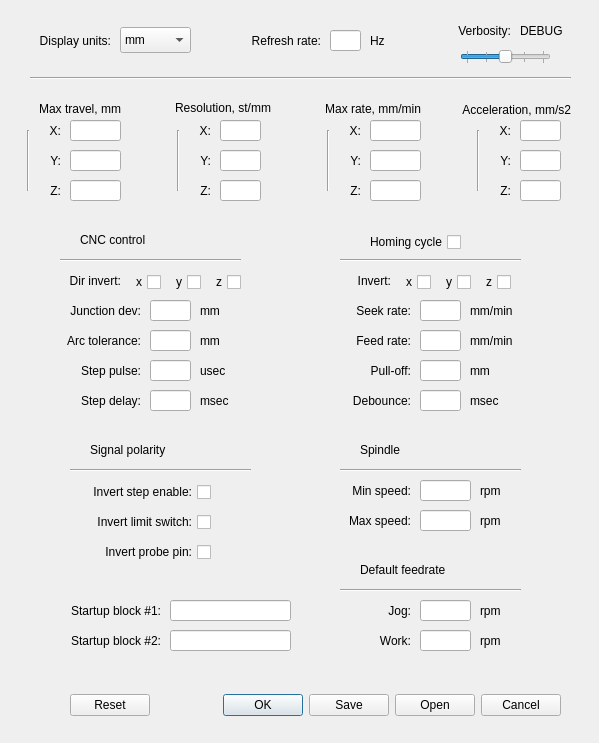
<?xml version="1.0" encoding="UTF-8"?>
<ui version="4.0">
 <class>DlgConfig</class>
 <widget class="QDialog" name="DlgConfig">
  <property name="geometry">
   <rect>
    <x>0</x>
    <y>0</y>
    <width>599</width>
    <height>743</height>
   </rect>
  </property>
  <property name="windowTitle">
   <string>CNC Configuration</string>
  </property>
  <widget class="QDialogButtonBox" name="buttonBox">
   <property name="geometry">
    <rect>
     <x>70</x>
     <y>690</y>
     <width>491</width>
     <height>31</height>
    </rect>
   </property>
   <property name="orientation">
    <enum>Qt::Horizontal</enum>
   </property>
   <property name="standardButtons">
    <set>QDialogButtonBox::Cancel|QDialogButtonBox::Ok|QDialogButtonBox::Open|QDialogButtonBox::Reset|QDialogButtonBox::Save</set>
   </property>
  </widget>
  <widget class="QLabel" name="label_20">
   <property name="geometry">
    <rect>
     <x>440</x>
     <y>100</y>
     <width>131</width>
     <height>20</height>
    </rect>
   </property>
   <property name="text">
    <string>Acceleration, mm/s2</string>
   </property>
   <property name="alignment">
    <set>Qt::AlignRight|Qt::AlignTrailing|Qt::AlignVCenter</set>
   </property>
  </widget>
  <widget class="QLineEdit" name="edit_maxTravelZ_4">
   <property name="geometry">
    <rect>
     <x>520</x>
     <y>180</y>
     <width>41</width>
     <height>21</height>
    </rect>
   </property>
   <property name="alignment">
    <set>Qt::AlignRight|Qt::AlignTrailing|Qt::AlignVCenter</set>
   </property>
  </widget>
  <widget class="QLineEdit" name="edit_maxTravelX_4">
   <property name="geometry">
    <rect>
     <x>520</x>
     <y>120</y>
     <width>41</width>
     <height>21</height>
    </rect>
   </property>
   <property name="alignment">
    <set>Qt::AlignRight|Qt::AlignTrailing|Qt::AlignVCenter</set>
   </property>
  </widget>
  <widget class="QLabel" name="label_19">
   <property name="geometry">
    <rect>
     <x>490</x>
     <y>120</y>
     <width>21</width>
     <height>21</height>
    </rect>
   </property>
   <property name="text">
    <string>X:</string>
   </property>
   <property name="alignment">
    <set>Qt::AlignRight|Qt::AlignTrailing|Qt::AlignVCenter</set>
   </property>
  </widget>
  <widget class="QLineEdit" name="edit_maxTravelY_4">
   <property name="geometry">
    <rect>
     <x>520</x>
     <y>150</y>
     <width>41</width>
     <height>21</height>
    </rect>
   </property>
   <property name="alignment">
    <set>Qt::AlignRight|Qt::AlignTrailing|Qt::AlignVCenter</set>
   </property>
  </widget>
  <widget class="QLabel" name="label_18">
   <property name="geometry">
    <rect>
     <x>490</x>
     <y>180</y>
     <width>21</width>
     <height>21</height>
    </rect>
   </property>
   <property name="text">
    <string>Z:</string>
   </property>
   <property name="alignment">
    <set>Qt::AlignRight|Qt::AlignTrailing|Qt::AlignVCenter</set>
   </property>
  </widget>
  <widget class="QLabel" name="label_17">
   <property name="geometry">
    <rect>
     <x>490</x>
     <y>150</y>
     <width>21</width>
     <height>21</height>
    </rect>
   </property>
   <property name="text">
    <string>Y:</string>
   </property>
   <property name="alignment">
    <set>Qt::AlignRight|Qt::AlignTrailing|Qt::AlignVCenter</set>
   </property>
  </widget>
  <widget class="QLabel" name="label_21">
   <property name="geometry">
    <rect>
     <x>150</x>
     <y>98</y>
     <width>121</width>
     <height>20</height>
    </rect>
   </property>
   <property name="text">
    <string>Resolution, st/mm</string>
   </property>
   <property name="alignment">
    <set>Qt::AlignRight|Qt::AlignTrailing|Qt::AlignVCenter</set>
   </property>
  </widget>
  <widget class="QLineEdit" name="edit_maxTravelX_5">
   <property name="geometry">
    <rect>
     <x>220</x>
     <y>120</y>
     <width>41</width>
     <height>21</height>
    </rect>
   </property>
   <property name="alignment">
    <set>Qt::AlignRight|Qt::AlignTrailing|Qt::AlignVCenter</set>
   </property>
  </widget>
  <widget class="QLineEdit" name="edit_maxTravelZ_5">
   <property name="geometry">
    <rect>
     <x>220</x>
     <y>180</y>
     <width>41</width>
     <height>21</height>
    </rect>
   </property>
   <property name="alignment">
    <set>Qt::AlignRight|Qt::AlignTrailing|Qt::AlignVCenter</set>
   </property>
  </widget>
  <widget class="QLabel" name="label_22">
   <property name="geometry">
    <rect>
     <x>190</x>
     <y>120</y>
     <width>21</width>
     <height>21</height>
    </rect>
   </property>
   <property name="text">
    <string>X:</string>
   </property>
   <property name="alignment">
    <set>Qt::AlignRight|Qt::AlignTrailing|Qt::AlignVCenter</set>
   </property>
  </widget>
  <widget class="QLineEdit" name="edit_maxTravelY_5">
   <property name="geometry">
    <rect>
     <x>220</x>
     <y>150</y>
     <width>41</width>
     <height>21</height>
    </rect>
   </property>
   <property name="alignment">
    <set>Qt::AlignRight|Qt::AlignTrailing|Qt::AlignVCenter</set>
   </property>
  </widget>
  <widget class="QLabel" name="label_23">
   <property name="geometry">
    <rect>
     <x>190</x>
     <y>180</y>
     <width>21</width>
     <height>21</height>
    </rect>
   </property>
   <property name="text">
    <string>Z:</string>
   </property>
   <property name="alignment">
    <set>Qt::AlignRight|Qt::AlignTrailing|Qt::AlignVCenter</set>
   </property>
  </widget>
  <widget class="QLabel" name="label_24">
   <property name="geometry">
    <rect>
     <x>190</x>
     <y>150</y>
     <width>21</width>
     <height>21</height>
    </rect>
   </property>
   <property name="text">
    <string>Y:</string>
   </property>
   <property name="alignment">
    <set>Qt::AlignRight|Qt::AlignTrailing|Qt::AlignVCenter</set>
   </property>
  </widget>
  <widget class="QLineEdit" name="edit_maxTravelY_6">
   <property name="geometry">
    <rect>
     <x>70</x>
     <y>150</y>
     <width>51</width>
     <height>21</height>
    </rect>
   </property>
   <property name="alignment">
    <set>Qt::AlignRight|Qt::AlignTrailing|Qt::AlignVCenter</set>
   </property>
  </widget>
  <widget class="QLabel" name="label_25">
   <property name="geometry">
    <rect>
     <x>40</x>
     <y>180</y>
     <width>21</width>
     <height>21</height>
    </rect>
   </property>
   <property name="text">
    <string>Z:</string>
   </property>
   <property name="alignment">
    <set>Qt::AlignRight|Qt::AlignTrailing|Qt::AlignVCenter</set>
   </property>
  </widget>
  <widget class="QLabel" name="label_26">
   <property name="geometry">
    <rect>
     <x>20</x>
     <y>100</y>
     <width>101</width>
     <height>18</height>
    </rect>
   </property>
   <property name="text">
    <string>Max travel, mm</string>
   </property>
   <property name="alignment">
    <set>Qt::AlignRight|Qt::AlignTrailing|Qt::AlignVCenter</set>
   </property>
  </widget>
  <widget class="QLabel" name="label_27">
   <property name="geometry">
    <rect>
     <x>40</x>
     <y>150</y>
     <width>21</width>
     <height>21</height>
    </rect>
   </property>
   <property name="text">
    <string>Y:</string>
   </property>
   <property name="alignment">
    <set>Qt::AlignRight|Qt::AlignTrailing|Qt::AlignVCenter</set>
   </property>
  </widget>
  <widget class="QLineEdit" name="edit_maxTravelZ_6">
   <property name="geometry">
    <rect>
     <x>70</x>
     <y>180</y>
     <width>51</width>
     <height>21</height>
    </rect>
   </property>
   <property name="alignment">
    <set>Qt::AlignRight|Qt::AlignTrailing|Qt::AlignVCenter</set>
   </property>
  </widget>
  <widget class="QLineEdit" name="edit_maxTravelX_6">
   <property name="geometry">
    <rect>
     <x>70</x>
     <y>120</y>
     <width>51</width>
     <height>21</height>
    </rect>
   </property>
   <property name="alignment">
    <set>Qt::AlignRight|Qt::AlignTrailing|Qt::AlignVCenter</set>
   </property>
  </widget>
  <widget class="QLabel" name="label_28">
   <property name="geometry">
    <rect>
     <x>40</x>
     <y>120</y>
     <width>21</width>
     <height>21</height>
    </rect>
   </property>
   <property name="text">
    <string>X:</string>
   </property>
   <property name="alignment">
    <set>Qt::AlignRight|Qt::AlignTrailing|Qt::AlignVCenter</set>
   </property>
  </widget>
  <widget class="QLabel" name="label_29">
   <property name="geometry">
    <rect>
     <x>340</x>
     <y>150</y>
     <width>21</width>
     <height>21</height>
    </rect>
   </property>
   <property name="text">
    <string>Y:</string>
   </property>
   <property name="alignment">
    <set>Qt::AlignRight|Qt::AlignTrailing|Qt::AlignVCenter</set>
   </property>
  </widget>
  <widget class="QLabel" name="label_30">
   <property name="geometry">
    <rect>
     <x>340</x>
     <y>120</y>
     <width>21</width>
     <height>21</height>
    </rect>
   </property>
   <property name="text">
    <string>X:</string>
   </property>
   <property name="alignment">
    <set>Qt::AlignRight|Qt::AlignTrailing|Qt::AlignVCenter</set>
   </property>
  </widget>
  <widget class="QLineEdit" name="edit_maxTravelZ_7">
   <property name="geometry">
    <rect>
     <x>370</x>
     <y>180</y>
     <width>51</width>
     <height>21</height>
    </rect>
   </property>
   <property name="alignment">
    <set>Qt::AlignRight|Qt::AlignTrailing|Qt::AlignVCenter</set>
   </property>
  </widget>
  <widget class="QLineEdit" name="edit_maxTravelY_7">
   <property name="geometry">
    <rect>
     <x>370</x>
     <y>150</y>
     <width>51</width>
     <height>21</height>
    </rect>
   </property>
   <property name="alignment">
    <set>Qt::AlignRight|Qt::AlignTrailing|Qt::AlignVCenter</set>
   </property>
  </widget>
  <widget class="QLabel" name="label_31">
   <property name="geometry">
    <rect>
     <x>340</x>
     <y>180</y>
     <width>21</width>
     <height>21</height>
    </rect>
   </property>
   <property name="text">
    <string>Z:</string>
   </property>
   <property name="alignment">
    <set>Qt::AlignRight|Qt::AlignTrailing|Qt::AlignVCenter</set>
   </property>
  </widget>
  <widget class="QLabel" name="label_32">
   <property name="geometry">
    <rect>
     <x>300</x>
     <y>100</y>
     <width>121</width>
     <height>18</height>
    </rect>
   </property>
   <property name="text">
    <string>Max rate, mm/min</string>
   </property>
   <property name="alignment">
    <set>Qt::AlignRight|Qt::AlignTrailing|Qt::AlignVCenter</set>
   </property>
  </widget>
  <widget class="QLineEdit" name="edit_maxTravelX_7">
   <property name="geometry">
    <rect>
     <x>370</x>
     <y>120</y>
     <width>51</width>
     <height>21</height>
    </rect>
   </property>
   <property name="alignment">
    <set>Qt::AlignRight|Qt::AlignTrailing|Qt::AlignVCenter</set>
   </property>
  </widget>
  <widget class="Line" name="line_2">
   <property name="geometry">
    <rect>
     <x>170</x>
     <y>130</y>
     <width>16</width>
     <height>61</height>
    </rect>
   </property>
   <property name="orientation">
    <enum>Qt::Vertical</enum>
   </property>
  </widget>
  <widget class="Line" name="line_3">
   <property name="geometry">
    <rect>
     <x>20</x>
     <y>130</y>
     <width>16</width>
     <height>61</height>
    </rect>
   </property>
   <property name="orientation">
    <enum>Qt::Vertical</enum>
   </property>
  </widget>
  <widget class="Line" name="line_4">
   <property name="geometry">
    <rect>
     <x>320</x>
     <y>130</y>
     <width>16</width>
     <height>61</height>
    </rect>
   </property>
   <property name="orientation">
    <enum>Qt::Vertical</enum>
   </property>
  </widget>
  <widget class="Line" name="line_5">
   <property name="geometry">
    <rect>
     <x>470</x>
     <y>130</y>
     <width>16</width>
     <height>61</height>
    </rect>
   </property>
   <property name="orientation">
    <enum>Qt::Vertical</enum>
   </property>
  </widget>
  <widget class="QLabel" name="label_2">
   <property name="geometry">
    <rect>
     <x>340</x>
     <y>300</y>
     <width>71</width>
     <height>21</height>
    </rect>
   </property>
   <property name="text">
    <string>Seek rate:</string>
   </property>
   <property name="alignment">
    <set>Qt::AlignRight|Qt::AlignTrailing|Qt::AlignVCenter</set>
   </property>
  </widget>
  <widget class="QLabel" name="label_3">
   <property name="geometry">
    <rect>
     <x>340</x>
     <y>330</y>
     <width>71</width>
     <height>21</height>
    </rect>
   </property>
   <property name="text">
    <string>Feed rate:</string>
   </property>
   <property name="alignment">
    <set>Qt::AlignRight|Qt::AlignTrailing|Qt::AlignVCenter</set>
   </property>
  </widget>
  <widget class="QLineEdit" name="edit_maxTravelY_8">
   <property name="geometry">
    <rect>
     <x>420</x>
     <y>330</y>
     <width>41</width>
     <height>21</height>
    </rect>
   </property>
   <property name="alignment">
    <set>Qt::AlignRight|Qt::AlignTrailing|Qt::AlignVCenter</set>
   </property>
  </widget>
  <widget class="QLineEdit" name="edit_maxTravelX_8">
   <property name="geometry">
    <rect>
     <x>420</x>
     <y>300</y>
     <width>41</width>
     <height>21</height>
    </rect>
   </property>
   <property name="alignment">
    <set>Qt::AlignRight|Qt::AlignTrailing|Qt::AlignVCenter</set>
   </property>
  </widget>
  <widget class="QLabel" name="label_4">
   <property name="geometry">
    <rect>
     <x>340</x>
     <y>390</y>
     <width>71</width>
     <height>21</height>
    </rect>
   </property>
   <property name="text">
    <string>Debounce:</string>
   </property>
   <property name="alignment">
    <set>Qt::AlignRight|Qt::AlignTrailing|Qt::AlignVCenter</set>
   </property>
  </widget>
  <widget class="QLabel" name="label_5">
   <property name="geometry">
    <rect>
     <x>340</x>
     <y>360</y>
     <width>71</width>
     <height>21</height>
    </rect>
   </property>
   <property name="text">
    <string>Pull-off:</string>
   </property>
   <property name="alignment">
    <set>Qt::AlignRight|Qt::AlignTrailing|Qt::AlignVCenter</set>
   </property>
  </widget>
  <widget class="QLineEdit" name="edit_maxTravelY_9">
   <property name="geometry">
    <rect>
     <x>420</x>
     <y>360</y>
     <width>41</width>
     <height>21</height>
    </rect>
   </property>
   <property name="alignment">
    <set>Qt::AlignRight|Qt::AlignTrailing|Qt::AlignVCenter</set>
   </property>
  </widget>
  <widget class="QLineEdit" name="edit_maxTravelX_9">
   <property name="geometry">
    <rect>
     <x>420</x>
     <y>390</y>
     <width>41</width>
     <height>21</height>
    </rect>
   </property>
   <property name="alignment">
    <set>Qt::AlignRight|Qt::AlignTrailing|Qt::AlignVCenter</set>
   </property>
  </widget>
  <widget class="Line" name="line">
   <property name="geometry">
    <rect>
     <x>340</x>
     <y>250</y>
     <width>181</width>
     <height>20</height>
    </rect>
   </property>
   <property name="orientation">
    <enum>Qt::Horizontal</enum>
   </property>
  </widget>
  <widget class="QLabel" name="label_33">
   <property name="geometry">
    <rect>
     <x>470</x>
     <y>300</y>
     <width>61</width>
     <height>21</height>
    </rect>
   </property>
   <property name="text">
    <string>mm/min</string>
   </property>
   <property name="alignment">
    <set>Qt::AlignLeading|Qt::AlignLeft|Qt::AlignVCenter</set>
   </property>
  </widget>
  <widget class="QLabel" name="label_34">
   <property name="geometry">
    <rect>
     <x>470</x>
     <y>330</y>
     <width>61</width>
     <height>21</height>
    </rect>
   </property>
   <property name="text">
    <string>mm/min</string>
   </property>
   <property name="alignment">
    <set>Qt::AlignLeading|Qt::AlignLeft|Qt::AlignVCenter</set>
   </property>
  </widget>
  <widget class="QLabel" name="label_35">
   <property name="geometry">
    <rect>
     <x>470</x>
     <y>360</y>
     <width>41</width>
     <height>21</height>
    </rect>
   </property>
   <property name="text">
    <string>mm</string>
   </property>
   <property name="alignment">
    <set>Qt::AlignLeading|Qt::AlignLeft|Qt::AlignVCenter</set>
   </property>
  </widget>
  <widget class="QLabel" name="label_36">
   <property name="geometry">
    <rect>
     <x>470</x>
     <y>390</y>
     <width>41</width>
     <height>21</height>
    </rect>
   </property>
   <property name="text">
    <string>msec</string>
   </property>
   <property name="alignment">
    <set>Qt::AlignLeading|Qt::AlignLeft|Qt::AlignVCenter</set>
   </property>
  </widget>
  <widget class="QLabel" name="label_6">
   <property name="geometry">
    <rect>
     <x>340</x>
     <y>270</y>
     <width>51</width>
     <height>21</height>
    </rect>
   </property>
   <property name="text">
    <string>Invert:</string>
   </property>
   <property name="alignment">
    <set>Qt::AlignRight|Qt::AlignTrailing|Qt::AlignVCenter</set>
   </property>
  </widget>
  <widget class="QCheckBox" name="checkBox">
   <property name="geometry">
    <rect>
     <x>400</x>
     <y>270</y>
     <width>31</width>
     <height>24</height>
    </rect>
   </property>
   <property name="layoutDirection">
    <enum>Qt::RightToLeft</enum>
   </property>
   <property name="text">
    <string>x</string>
   </property>
  </widget>
  <widget class="QCheckBox" name="checkBox_2">
   <property name="geometry">
    <rect>
     <x>440</x>
     <y>270</y>
     <width>31</width>
     <height>24</height>
    </rect>
   </property>
   <property name="layoutDirection">
    <enum>Qt::RightToLeft</enum>
   </property>
   <property name="text">
    <string>y</string>
   </property>
  </widget>
  <widget class="QCheckBox" name="checkBox_3">
   <property name="geometry">
    <rect>
     <x>480</x>
     <y>270</y>
     <width>31</width>
     <height>24</height>
    </rect>
   </property>
   <property name="layoutDirection">
    <enum>Qt::RightToLeft</enum>
   </property>
   <property name="text">
    <string>z</string>
   </property>
  </widget>
  <widget class="QCheckBox" name="checkBox_4">
   <property name="geometry">
    <rect>
     <x>340</x>
     <y>230</y>
     <width>121</width>
     <height>24</height>
    </rect>
   </property>
   <property name="layoutDirection">
    <enum>Qt::RightToLeft</enum>
   </property>
   <property name="text">
    <string>Homing cycle</string>
   </property>
  </widget>
  <widget class="QLabel" name="label_37">
   <property name="geometry">
    <rect>
     <x>200</x>
     <y>360</y>
     <width>41</width>
     <height>21</height>
    </rect>
   </property>
   <property name="text">
    <string>usec</string>
   </property>
   <property name="alignment">
    <set>Qt::AlignLeading|Qt::AlignLeft|Qt::AlignVCenter</set>
   </property>
  </widget>
  <widget class="QLabel" name="label_7">
   <property name="geometry">
    <rect>
     <x>50</x>
     <y>330</y>
     <width>91</width>
     <height>21</height>
    </rect>
   </property>
   <property name="text">
    <string>Arc tolerance:</string>
   </property>
   <property name="alignment">
    <set>Qt::AlignRight|Qt::AlignTrailing|Qt::AlignVCenter</set>
   </property>
  </widget>
  <widget class="QLineEdit" name="edit_maxTravelX_10">
   <property name="geometry">
    <rect>
     <x>150</x>
     <y>300</y>
     <width>41</width>
     <height>21</height>
    </rect>
   </property>
   <property name="alignment">
    <set>Qt::AlignRight|Qt::AlignTrailing|Qt::AlignVCenter</set>
   </property>
  </widget>
  <widget class="QLabel" name="label_8">
   <property name="geometry">
    <rect>
     <x>60</x>
     <y>390</y>
     <width>81</width>
     <height>21</height>
    </rect>
   </property>
   <property name="text">
    <string>Step delay:</string>
   </property>
   <property name="alignment">
    <set>Qt::AlignRight|Qt::AlignTrailing|Qt::AlignVCenter</set>
   </property>
  </widget>
  <widget class="QLabel" name="label_38">
   <property name="geometry">
    <rect>
     <x>200</x>
     <y>330</y>
     <width>31</width>
     <height>21</height>
    </rect>
   </property>
   <property name="text">
    <string>mm</string>
   </property>
   <property name="alignment">
    <set>Qt::AlignLeading|Qt::AlignLeft|Qt::AlignVCenter</set>
   </property>
  </widget>
  <widget class="QCheckBox" name="checkBox_5">
   <property name="geometry">
    <rect>
     <x>170</x>
     <y>270</y>
     <width>31</width>
     <height>24</height>
    </rect>
   </property>
   <property name="layoutDirection">
    <enum>Qt::RightToLeft</enum>
   </property>
   <property name="text">
    <string>y</string>
   </property>
  </widget>
  <widget class="QLabel" name="label_39">
   <property name="geometry">
    <rect>
     <x>200</x>
     <y>390</y>
     <width>41</width>
     <height>21</height>
    </rect>
   </property>
   <property name="text">
    <string>msec</string>
   </property>
   <property name="alignment">
    <set>Qt::AlignLeading|Qt::AlignLeft|Qt::AlignVCenter</set>
   </property>
  </widget>
  <widget class="QLabel" name="label_40">
   <property name="geometry">
    <rect>
     <x>200</x>
     <y>300</y>
     <width>31</width>
     <height>21</height>
    </rect>
   </property>
   <property name="text">
    <string>mm</string>
   </property>
   <property name="alignment">
    <set>Qt::AlignLeading|Qt::AlignLeft|Qt::AlignVCenter</set>
   </property>
  </widget>
  <widget class="QLineEdit" name="edit_maxTravelX_11">
   <property name="geometry">
    <rect>
     <x>150</x>
     <y>360</y>
     <width>41</width>
     <height>21</height>
    </rect>
   </property>
   <property name="alignment">
    <set>Qt::AlignRight|Qt::AlignTrailing|Qt::AlignVCenter</set>
   </property>
  </widget>
  <widget class="QCheckBox" name="checkBox_6">
   <property name="geometry">
    <rect>
     <x>210</x>
     <y>270</y>
     <width>31</width>
     <height>24</height>
    </rect>
   </property>
   <property name="layoutDirection">
    <enum>Qt::RightToLeft</enum>
   </property>
   <property name="text">
    <string>z</string>
   </property>
  </widget>
  <widget class="QLineEdit" name="edit_maxTravelY_10">
   <property name="geometry">
    <rect>
     <x>150</x>
     <y>390</y>
     <width>41</width>
     <height>21</height>
    </rect>
   </property>
   <property name="alignment">
    <set>Qt::AlignRight|Qt::AlignTrailing|Qt::AlignVCenter</set>
   </property>
  </widget>
  <widget class="QLabel" name="label_9">
   <property name="geometry">
    <rect>
     <x>60</x>
     <y>360</y>
     <width>81</width>
     <height>21</height>
    </rect>
   </property>
   <property name="text">
    <string>Step pulse:</string>
   </property>
   <property name="alignment">
    <set>Qt::AlignRight|Qt::AlignTrailing|Qt::AlignVCenter</set>
   </property>
  </widget>
  <widget class="QLabel" name="label_10">
   <property name="geometry">
    <rect>
     <x>50</x>
     <y>270</y>
     <width>71</width>
     <height>21</height>
    </rect>
   </property>
   <property name="text">
    <string>Dir invert:</string>
   </property>
   <property name="alignment">
    <set>Qt::AlignRight|Qt::AlignTrailing|Qt::AlignVCenter</set>
   </property>
  </widget>
  <widget class="Line" name="line_6">
   <property name="geometry">
    <rect>
     <x>60</x>
     <y>250</y>
     <width>181</width>
     <height>20</height>
    </rect>
   </property>
   <property name="orientation">
    <enum>Qt::Horizontal</enum>
   </property>
  </widget>
  <widget class="QLabel" name="label_11">
   <property name="geometry">
    <rect>
     <x>50</x>
     <y>300</y>
     <width>91</width>
     <height>21</height>
    </rect>
   </property>
   <property name="text">
    <string>Junction dev:</string>
   </property>
   <property name="alignment">
    <set>Qt::AlignRight|Qt::AlignTrailing|Qt::AlignVCenter</set>
   </property>
  </widget>
  <widget class="QLineEdit" name="edit_maxTravelY_11">
   <property name="geometry">
    <rect>
     <x>150</x>
     <y>330</y>
     <width>41</width>
     <height>21</height>
    </rect>
   </property>
   <property name="alignment">
    <set>Qt::AlignRight|Qt::AlignTrailing|Qt::AlignVCenter</set>
   </property>
  </widget>
  <widget class="QCheckBox" name="checkBox_8">
   <property name="geometry">
    <rect>
     <x>130</x>
     <y>270</y>
     <width>31</width>
     <height>24</height>
    </rect>
   </property>
   <property name="layoutDirection">
    <enum>Qt::RightToLeft</enum>
   </property>
   <property name="text">
    <string>x</string>
   </property>
  </widget>
  <widget class="QLabel" name="label">
   <property name="geometry">
    <rect>
     <x>80</x>
     <y>230</y>
     <width>101</width>
     <height>20</height>
    </rect>
   </property>
   <property name="text">
    <string>CNC control</string>
   </property>
   <property name="alignment">
    <set>Qt::AlignLeading|Qt::AlignLeft|Qt::AlignVCenter</set>
   </property>
  </widget>
  <widget class="Line" name="line_7">
   <property name="geometry">
    <rect>
     <x>340</x>
     <y>460</y>
     <width>181</width>
     <height>20</height>
    </rect>
   </property>
   <property name="orientation">
    <enum>Qt::Horizontal</enum>
   </property>
  </widget>
  <widget class="QCheckBox" name="checkBox_7">
   <property name="geometry">
    <rect>
     <x>70</x>
     <y>510</y>
     <width>141</width>
     <height>24</height>
    </rect>
   </property>
   <property name="layoutDirection">
    <enum>Qt::RightToLeft</enum>
   </property>
   <property name="text">
    <string>Invert limit switch:</string>
   </property>
  </widget>
  <widget class="QLabel" name="label_41">
   <property name="geometry">
    <rect>
     <x>480</x>
     <y>480</y>
     <width>31</width>
     <height>21</height>
    </rect>
   </property>
   <property name="text">
    <string>rpm</string>
   </property>
   <property name="alignment">
    <set>Qt::AlignLeading|Qt::AlignLeft|Qt::AlignVCenter</set>
   </property>
  </widget>
  <widget class="QLabel" name="label_12">
   <property name="geometry">
    <rect>
     <x>330</x>
     <y>480</y>
     <width>81</width>
     <height>21</height>
    </rect>
   </property>
   <property name="text">
    <string>Min speed:</string>
   </property>
   <property name="alignment">
    <set>Qt::AlignRight|Qt::AlignTrailing|Qt::AlignVCenter</set>
   </property>
  </widget>
  <widget class="QLabel" name="label_42">
   <property name="geometry">
    <rect>
     <x>480</x>
     <y>510</y>
     <width>31</width>
     <height>21</height>
    </rect>
   </property>
   <property name="text">
    <string>rpm</string>
   </property>
   <property name="alignment">
    <set>Qt::AlignLeading|Qt::AlignLeft|Qt::AlignVCenter</set>
   </property>
  </widget>
  <widget class="QLineEdit" name="edit_maxTravelX_12">
   <property name="geometry">
    <rect>
     <x>420</x>
     <y>480</y>
     <width>51</width>
     <height>21</height>
    </rect>
   </property>
   <property name="alignment">
    <set>Qt::AlignRight|Qt::AlignTrailing|Qt::AlignVCenter</set>
   </property>
  </widget>
  <widget class="QLabel" name="label_13">
   <property name="geometry">
    <rect>
     <x>330</x>
     <y>510</y>
     <width>81</width>
     <height>21</height>
    </rect>
   </property>
   <property name="text">
    <string>Max speed:</string>
   </property>
   <property name="alignment">
    <set>Qt::AlignRight|Qt::AlignTrailing|Qt::AlignVCenter</set>
   </property>
  </widget>
  <widget class="QLineEdit" name="edit_maxTravelY_12">
   <property name="geometry">
    <rect>
     <x>420</x>
     <y>510</y>
     <width>51</width>
     <height>21</height>
    </rect>
   </property>
   <property name="alignment">
    <set>Qt::AlignRight|Qt::AlignTrailing|Qt::AlignVCenter</set>
   </property>
  </widget>
  <widget class="QCheckBox" name="checkBox_9">
   <property name="geometry">
    <rect>
     <x>70</x>
     <y>480</y>
     <width>141</width>
     <height>24</height>
    </rect>
   </property>
   <property name="layoutDirection">
    <enum>Qt::RightToLeft</enum>
   </property>
   <property name="text">
    <string>Invert step enable:</string>
   </property>
  </widget>
  <widget class="QCheckBox" name="checkBox_10">
   <property name="geometry">
    <rect>
     <x>70</x>
     <y>540</y>
     <width>141</width>
     <height>24</height>
    </rect>
   </property>
   <property name="layoutDirection">
    <enum>Qt::RightToLeft</enum>
   </property>
   <property name="text">
    <string>Invert probe pin:</string>
   </property>
  </widget>
  <widget class="QLabel" name="label_14">
   <property name="geometry">
    <rect>
     <x>360</x>
     <y>440</y>
     <width>71</width>
     <height>20</height>
    </rect>
   </property>
   <property name="text">
    <string>Spindle</string>
   </property>
   <property name="alignment">
    <set>Qt::AlignLeading|Qt::AlignLeft|Qt::AlignVCenter</set>
   </property>
  </widget>
  <widget class="Line" name="line_8">
   <property name="geometry">
    <rect>
     <x>70</x>
     <y>460</y>
     <width>181</width>
     <height>20</height>
    </rect>
   </property>
   <property name="orientation">
    <enum>Qt::Horizontal</enum>
   </property>
  </widget>
  <widget class="QLabel" name="label_15">
   <property name="geometry">
    <rect>
     <x>90</x>
     <y>440</y>
     <width>101</width>
     <height>20</height>
    </rect>
   </property>
   <property name="text">
    <string>Signal polarity</string>
   </property>
   <property name="alignment">
    <set>Qt::AlignLeading|Qt::AlignLeft|Qt::AlignVCenter</set>
   </property>
  </widget>
  <widget class="QComboBox" name="comboBox">
   <property name="geometry">
    <rect>
     <x>120</x>
     <y>27</y>
     <width>71</width>
     <height>26</height>
    </rect>
   </property>
   <item>
    <property name="text">
     <string>mm</string>
    </property>
   </item>
   <item>
    <property name="text">
     <string>inches</string>
    </property>
   </item>
  </widget>
  <widget class="QLabel" name="label_16">
   <property name="geometry">
    <rect>
     <x>20</x>
     <y>30</y>
     <width>91</width>
     <height>21</height>
    </rect>
   </property>
   <property name="text">
    <string>Display units:</string>
   </property>
   <property name="alignment">
    <set>Qt::AlignRight|Qt::AlignTrailing|Qt::AlignVCenter</set>
   </property>
  </widget>
  <widget class="QLabel" name="label_43">
   <property name="geometry">
    <rect>
     <x>370</x>
     <y>600</y>
     <width>41</width>
     <height>21</height>
    </rect>
   </property>
   <property name="text">
    <string>Jog:</string>
   </property>
   <property name="alignment">
    <set>Qt::AlignRight|Qt::AlignTrailing|Qt::AlignVCenter</set>
   </property>
  </widget>
  <widget class="QLineEdit" name="lineEdit">
   <property name="geometry">
    <rect>
     <x>420</x>
     <y>600</y>
     <width>51</width>
     <height>21</height>
    </rect>
   </property>
  </widget>
  <widget class="QLabel" name="label_44">
   <property name="geometry">
    <rect>
     <x>440</x>
     <y>20</y>
     <width>71</width>
     <height>21</height>
    </rect>
   </property>
   <property name="text">
    <string>Verbosity:</string>
   </property>
   <property name="alignment">
    <set>Qt::AlignRight|Qt::AlignTrailing|Qt::AlignVCenter</set>
   </property>
  </widget>
  <widget class="QLabel" name="label_45">
   <property name="geometry">
    <rect>
     <x>520</x>
     <y>20</y>
     <width>61</width>
     <height>21</height>
    </rect>
   </property>
   <property name="text">
    <string>DEBUG</string>
   </property>
  </widget>
  <widget class="QSlider" name="horizontalSlider">
   <property name="geometry">
    <rect>
     <x>460</x>
     <y>50</y>
     <width>91</width>
     <height>14</height>
    </rect>
   </property>
   <property name="minimum">
    <number>-2</number>
   </property>
   <property name="maximum">
    <number>2</number>
   </property>
   <property name="singleStep">
    <number>1</number>
   </property>
   <property name="pageStep">
    <number>2</number>
   </property>
   <property name="sliderPosition">
    <number>0</number>
   </property>
   <property name="orientation">
    <enum>Qt::Horizontal</enum>
   </property>
   <property name="tickPosition">
    <enum>QSlider::TicksBothSides</enum>
   </property>
  </widget>
  <widget class="QLineEdit" name="lineEdit_2">
   <property name="geometry">
    <rect>
     <x>420</x>
     <y>630</y>
     <width>51</width>
     <height>21</height>
    </rect>
   </property>
  </widget>
  <widget class="QLabel" name="label_46">
   <property name="geometry">
    <rect>
     <x>360</x>
     <y>630</y>
     <width>51</width>
     <height>21</height>
    </rect>
   </property>
   <property name="text">
    <string>Work:</string>
   </property>
   <property name="alignment">
    <set>Qt::AlignRight|Qt::AlignTrailing|Qt::AlignVCenter</set>
   </property>
  </widget>
  <widget class="QLineEdit" name="edit_maxTravelX_13">
   <property name="geometry">
    <rect>
     <x>330</x>
     <y>30</y>
     <width>31</width>
     <height>21</height>
    </rect>
   </property>
   <property name="alignment">
    <set>Qt::AlignRight|Qt::AlignTrailing|Qt::AlignVCenter</set>
   </property>
  </widget>
  <widget class="QLabel" name="label_47">
   <property name="geometry">
    <rect>
     <x>370</x>
     <y>30</y>
     <width>31</width>
     <height>21</height>
    </rect>
   </property>
   <property name="text">
    <string>Hz</string>
   </property>
   <property name="alignment">
    <set>Qt::AlignLeading|Qt::AlignLeft|Qt::AlignVCenter</set>
   </property>
  </widget>
  <widget class="QLabel" name="label_48">
   <property name="geometry">
    <rect>
     <x>230</x>
     <y>30</y>
     <width>91</width>
     <height>21</height>
    </rect>
   </property>
   <property name="text">
    <string>Refresh rate:</string>
   </property>
   <property name="alignment">
    <set>Qt::AlignRight|Qt::AlignTrailing|Qt::AlignVCenter</set>
   </property>
  </widget>
  <widget class="QLabel" name="label_49">
   <property name="geometry">
    <rect>
     <x>40</x>
     <y>600</y>
     <width>121</width>
     <height>21</height>
    </rect>
   </property>
   <property name="text">
    <string>Startup block #1:</string>
   </property>
   <property name="alignment">
    <set>Qt::AlignRight|Qt::AlignTrailing|Qt::AlignVCenter</set>
   </property>
  </widget>
  <widget class="QLineEdit" name="lineEdit_3">
   <property name="geometry">
    <rect>
     <x>170</x>
     <y>600</y>
     <width>121</width>
     <height>21</height>
    </rect>
   </property>
  </widget>
  <widget class="QLineEdit" name="lineEdit_4">
   <property name="geometry">
    <rect>
     <x>170</x>
     <y>630</y>
     <width>121</width>
     <height>21</height>
    </rect>
   </property>
  </widget>
  <widget class="QLabel" name="label_50">
   <property name="geometry">
    <rect>
     <x>40</x>
     <y>630</y>
     <width>121</width>
     <height>21</height>
    </rect>
   </property>
   <property name="text">
    <string>Startup block #2:</string>
   </property>
   <property name="alignment">
    <set>Qt::AlignRight|Qt::AlignTrailing|Qt::AlignVCenter</set>
   </property>
  </widget>
  <widget class="Line" name="line_9">
   <property name="geometry">
    <rect>
     <x>340</x>
     <y>580</y>
     <width>181</width>
     <height>20</height>
    </rect>
   </property>
   <property name="orientation">
    <enum>Qt::Horizontal</enum>
   </property>
  </widget>
  <widget class="QLabel" name="label_51">
   <property name="geometry">
    <rect>
     <x>360</x>
     <y>560</y>
     <width>111</width>
     <height>20</height>
    </rect>
   </property>
   <property name="text">
    <string>Default feedrate</string>
   </property>
   <property name="alignment">
    <set>Qt::AlignLeading|Qt::AlignLeft|Qt::AlignVCenter</set>
   </property>
  </widget>
  <widget class="QLabel" name="label_52">
   <property name="geometry">
    <rect>
     <x>480</x>
     <y>630</y>
     <width>31</width>
     <height>21</height>
    </rect>
   </property>
   <property name="text">
    <string>rpm</string>
   </property>
   <property name="alignment">
    <set>Qt::AlignLeading|Qt::AlignLeft|Qt::AlignVCenter</set>
   </property>
  </widget>
  <widget class="QLabel" name="label_53">
   <property name="geometry">
    <rect>
     <x>480</x>
     <y>600</y>
     <width>31</width>
     <height>21</height>
    </rect>
   </property>
   <property name="text">
    <string>rpm</string>
   </property>
   <property name="alignment">
    <set>Qt::AlignLeading|Qt::AlignLeft|Qt::AlignVCenter</set>
   </property>
  </widget>
  <widget class="Line" name="line_10">
   <property name="geometry">
    <rect>
     <x>30</x>
     <y>70</y>
     <width>541</width>
     <height>16</height>
    </rect>
   </property>
   <property name="orientation">
    <enum>Qt::Horizontal</enum>
   </property>
  </widget>
 </widget>
 <resources/>
 <connections>
  <connection>
   <sender>buttonBox</sender>
   <signal>accepted()</signal>
   <receiver>DlgConfig</receiver>
   <slot>accept()</slot>
   <hints>
    <hint type="sourcelabel">
     <x>248</x>
     <y>254</y>
    </hint>
    <hint type="destinationlabel">
     <x>157</x>
     <y>274</y>
    </hint>
   </hints>
  </connection>
  <connection>
   <sender>buttonBox</sender>
   <signal>rejected()</signal>
   <receiver>DlgConfig</receiver>
   <slot>reject()</slot>
   <hints>
    <hint type="sourcelabel">
     <x>316</x>
     <y>260</y>
    </hint>
    <hint type="destinationlabel">
     <x>286</x>
     <y>274</y>
    </hint>
   </hints>
  </connection>
 </connections>
</ui>
